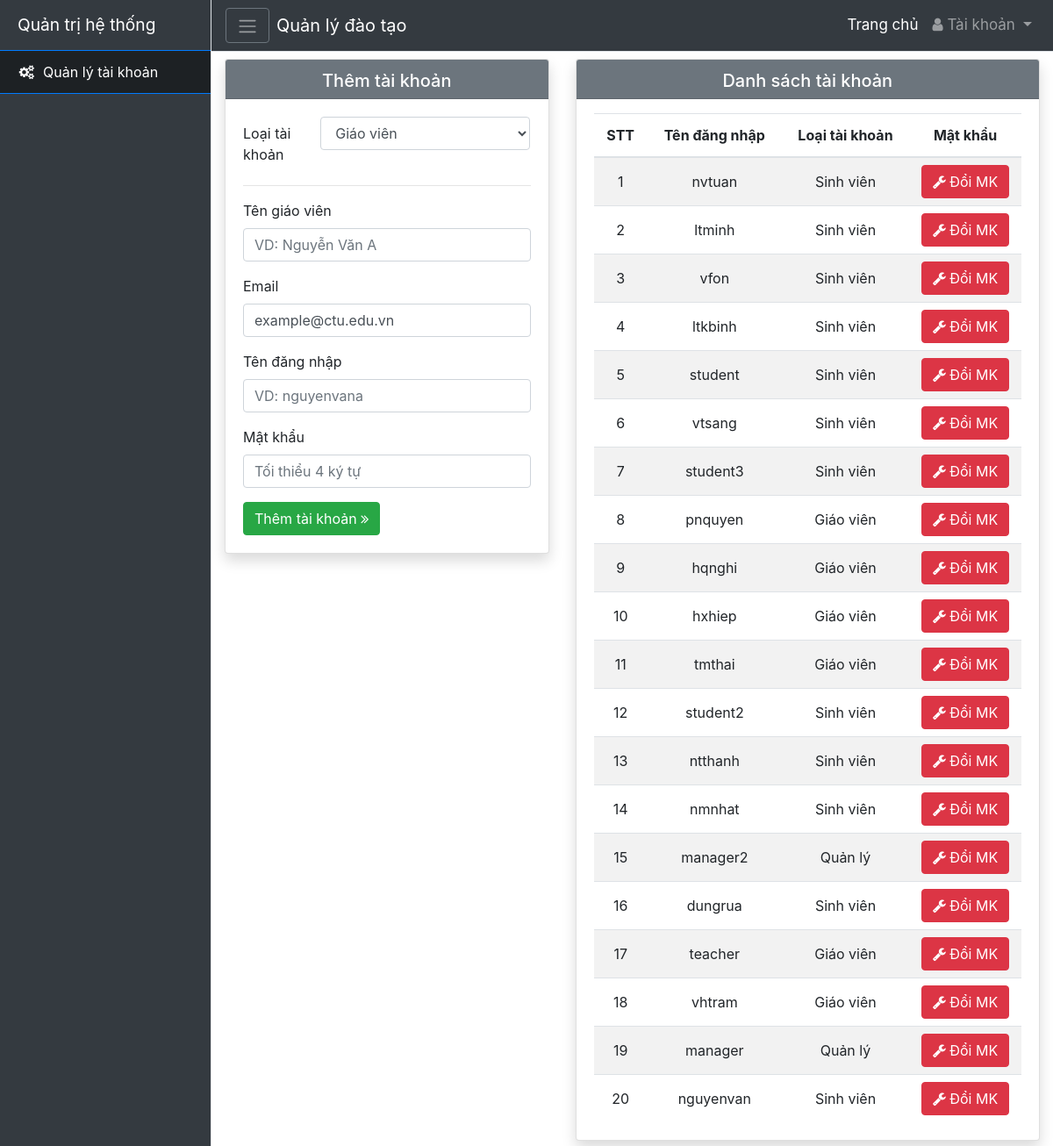
Page /views/admin (signed in) on the earlier database version.
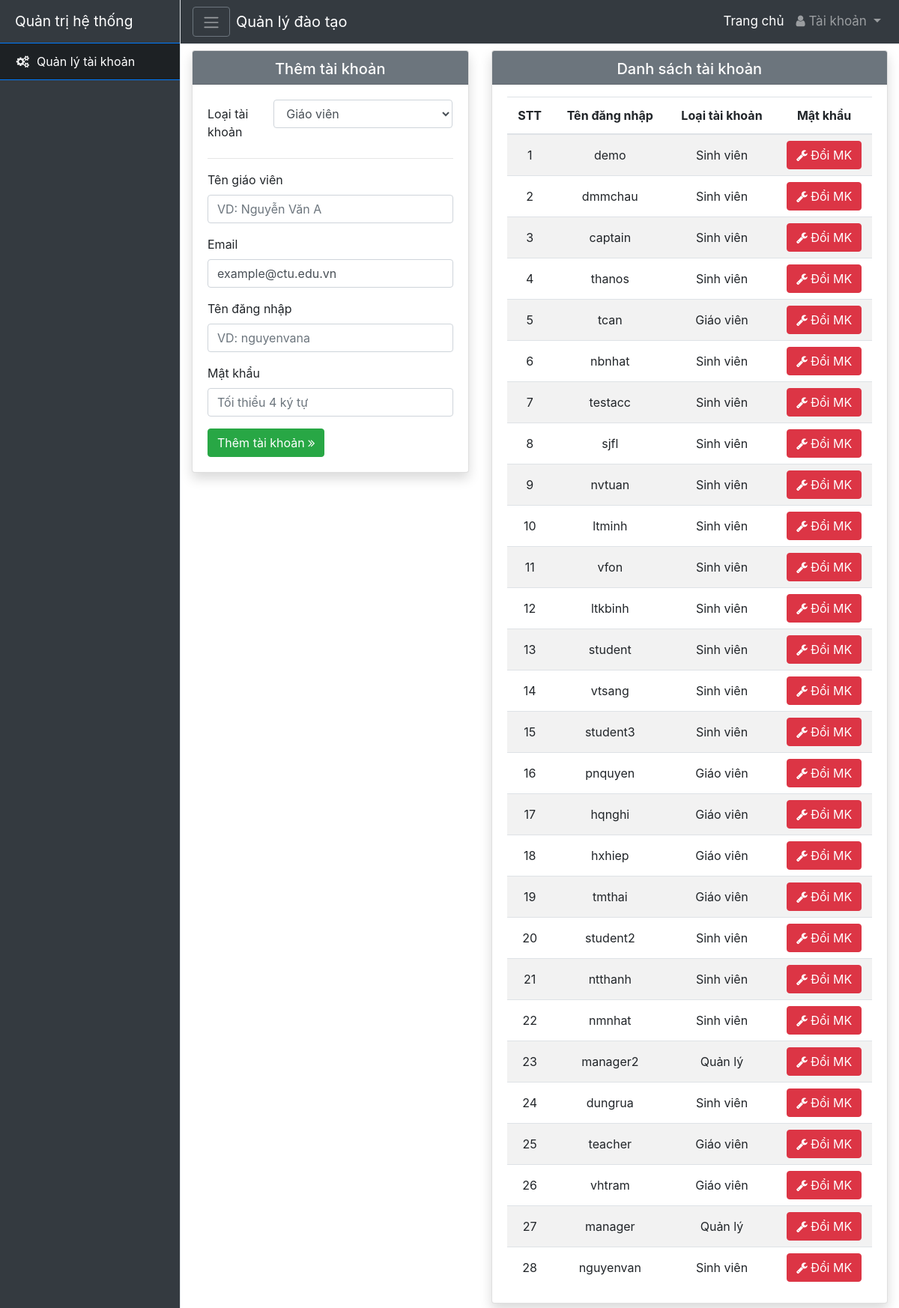
Same page on the later database version.
### tables this page shows
CREATE TABLE `accounts` (
  `id` int(11) NOT NULL,
  `username` varchar(50) NOT NULL,
  `password` varchar(200) DEFAULT NULL,
  `role` varchar(50) DEFAULT 'student'
);

### php/account/admin_get_all.php (the view, shortened to what this page needs)
<?php
	function getAccType($acc_type) {
		switch ($acc_type) {
			case 'manager':
				return 'Quản lý';
			case 'teacher':
				return 'Giáo viên';
			case 'student':
				return 'Sinh viên';
		}
	}
	if (isset($_SESSION['logged_role']) && $_SESSION['logged_role'] == 'admin') {
		require_once '../../php/connection.php';
		$sql = "SELECT * FROM accounts WHERE role != 'admin' ORDER BY id DESC";
		$result = $conn->query($sql);
		$i = 1;
		while ($row = $result->fetch_assoc()) {
			echo
			'<tr>
				<td>'.$i++.'</td>
				<td>'.$row['username'].'</td>
				<td>'.getAccType($row['role']).'</td>
				<td class="p-2">
					<button data-toggle="modal" data-target="#modal-change-password"
						onclick="passIdToModal('.$row['id'].')" type="button" class="btn btn-danger"
					>
						<i class="fa fa-wrench" aria-hidden="true"></i> Đổi MK
					</button>
				</td>
			</tr>';
		}
	}
?>

### views/template/header.php (shortened to what this page needs)
<!DOCTYPE html>
<html lang="en">
<head>
	<link rel="stylesheet" href="https://maxcdn.bootstrapcdn.com/bootstrap/4.3.1/css/bootstrap.min.css">
	<link rel="stylesheet" href="https://cdn.datatables.net/1.10.19/css/dataTables.bootstrap4.min.css">
	<link rel="stylesheet" type="text/css" href="https://cdnjs.cloudflare.com/ajax/libs/toastr.js/latest/css/toastr.min.css">
	<link rel="stylesheet" href="https://stackpath.bootstrapcdn.com/font-awesome/4.7.0/css/font-awesome.min.css">
	<link rel="stylesheet" href="/assets/css/sidebar.css">
	<link rel="stylesheet" href="/assets/css/main.css">
</head>
<body>
	<div class="d-flex" id="wrapper">
		<?php
			switch (basename(getcwd())) {
				case 'admin':
					include 'sidebar/admin.php';
					break;
			}
		?>
		<div id="page-content-wrapper">
			<nav class="navbar navbar-expand-lg navbar-dark bg-dark border-bottom"  style="font-size: 17px">
				<button class="btn btn-dark btn-outline-secondary" id="menu-toggle"><span class="navbar-toggler-icon"></span></button>
				<a class="navbar-brand ml-2" href="/">Quản lý đào tạo</a>
				<ul class="navbar-nav ml-auto mt-2 mt-lg-0">
					<li class="nav-item active">
						<a class="nav-link" href="/">Trang chủ</a>
					</li>
					<li class="nav-item dropdown">
						<a class="nav-link dropdown-toggle" href="#" id="navbarDropdown" role="button" data-toggle="dropdown" aria-haspopup="true" aria-expanded="false">
							<i class="fa fa-user"></i> Tài khoản
						</a>
					</li>
				</ul>
			</nav>

### views/template/sidebar/admin.php (shortened to what this page needs)
<div class="bg-dark border-right" id="sidebar-wrapper">
	<div class="sidebar-heading">Quản trị hệ thống</div>
	<div class="list-group list-group-flush">
		<a href="/views/admin" class="list-group-item list-group-item-action bg-dark active">
			<i class="fa fa-cogs fa-fw mr-1"></i> Quản lý tài khoản
		</a>
		<a href="#" class="list-group-item list-group-item-action bg-dark empty-list-group-item"></a>
	</div>
</div>

### views/admin/index.php (shortened to what this page needs)
<?php include '../template/header.php'; ?>
<div class="container-fluid pt-2">
	<div class="row">
		<div class="col-5">
			<div class="card shadow">
				<div class="card-header bg-secondary text-white pb-0 text-center">
					<h5>Thêm tài khoản</h5>
				</div>
				<div class="card-body">
					<form action="/php/teacher/create.php" method="POST">
						<div class="form-group row">
							<label class="col-4 col-form-label">Loại tài khoản</label>
							<div class="col-sm-8 p-0 ml-n3">
								<select class="form-control" name="acc-role" id="sel-acc-role" autofocus>
									<option value="teacher">Giáo viên</option>
								</select>
							</div>
						</div>
						<hr>
						<fieldset class="form-group" id="inp-name">
							<label>Tên giáo viên</label>
							<input class="form-control" id="inp-teacher" type="text" name="name" placeholder="VD: Nguyễn Văn A">
						</fieldset>
						<fieldset class="form-group" id="inp-email">
							<label>Email</label>
							<input class="form-control" type="text" name="email" value="example@ctu.edu.vn"
								id="inp"
							>
						</fieldset>
						<fieldset class="form-group">
							<label>Tên đăng nhập</label>
							<input class="form-control" id="inp-user" type="text" name="username" placeholder="VD: nguyenvana">
						</fieldset>
						<fieldset class="form-group">
							<label>Mật khẩu</label>
							<input class="form-control" type="password" name="pass" placeholder="Tối thiểu 4 ký tự" minlength="4">
						</fieldset>
						<button class="btn btn-success" type="submit">
							Thêm tài khoản <i class="fa fa-angle-double-right"></i>
						</button>
					</form>
				</div>
			</div>
		</div>
		<div class="col-7">
			<div class="card shadow mb-5">
				<div class="card-header bg-secondary text-white pb-0 text-center">
					<h5>Danh sách tài khoản</h5>
				</div>
				<div class="card-body pt-3">
					<table class="table table-inverse table-striped table-hover text-center" id="tbl-account">
						<thead>
							<tr>
								<th>STT</th>
								<th>Tên đăng nhập</th>
								<th>Loại tài khoản</th>
								<th>Mật khẩu</th>
							</tr>
						</thead>
						<tbody>
							<?php include '../../php/account/admin_get_all.php'; ?>
						</tbody>
					</table>
				</div>
			</div>
		</div>
	</div>
</div>
<?php include '../template/footer.php'; ?>

### views/template/footer.php (shortened to what this page needs)
		</div>
	</div>
</body>
</html>

### assets/css/sidebar.css (style rules this page uses)
body { overflow-x: hidden; }
#sidebar-wrapper { min-height: 100vh; margin-left: -15rem; -webkit-transition: margin .25s ease-out; -moz-transition: margin .25s ease-out; -o-transition: margin .25s ease-out; transition: margin .25s ease-out; }
#sidebar-wrapper .sidebar-heading { padding: 0.875rem 1.25rem; font-size: 1.2rem; color: #fff; }
#sidebar-wrapper .list-group { width: 15rem; }
#sidebar-wrapper a { color: #fff !important; }
#sidebar-wrapper .active { background-color: #1D2124 !important; }
#page-content-wrapper { min-width: 100vw; }
@media (min-width: 768px) { #sidebar-wrapper { margin-left: 0; } }
@media (min-width: 768px) { #page-content-wrapper { min-width: 0; width: 100%; } }

### assets/css/main.css (style rules this page uses)
* { margin: 0; padding: 0; box-sizing: border-box; }
body, html { height: 100%; }
.table > tbody > tr > td { vertical-align: middle; }
.table { margin-bottom: 0 !important; }

### views/template/header.php (style rules this page uses)
.table > tbody > tr > td { vertical-align: middle; }

Differences in the rows shown:
added accounts: username "demo", role "Sinh viên"
added accounts: username "dmmchau", role "Sinh viên"
added accounts: username "captain", role "Sinh viên"
added accounts: username "thanos", role "Sinh viên"
added accounts: username "tcan", role "Giáo viên"
added accounts: username "nbnhat", role "Sinh viên"
added accounts: username "testacc", role "Sinh viên"
added accounts: username "sjfl", role "Sinh viên"
